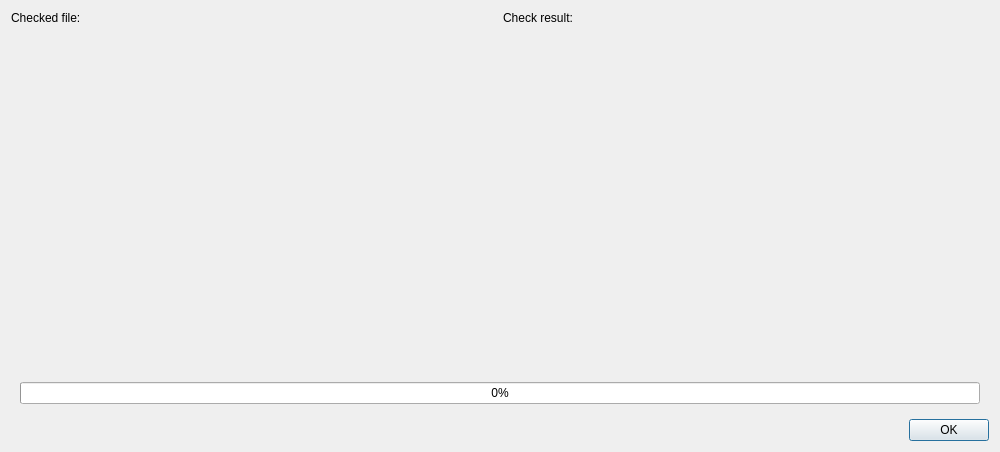
<?xml version="1.0" encoding="UTF-8"?>
<ui version="4.0">
 <class>SignDialog</class>
 <widget class="QDialog" name="SignDialog">
  <property name="windowModality">
   <enum>Qt::ApplicationModal</enum>
  </property>
  <property name="geometry">
   <rect>
    <x>0</x>
    <y>0</y>
    <width>1000</width>
    <height>452</height>
   </rect>
  </property>
  <property name="minimumSize">
   <size>
    <width>320</width>
    <height>240</height>
   </size>
  </property>
  <property name="windowTitle">
   <string>Watermark check</string>
  </property>
  <property name="sizeGripEnabled">
   <bool>false</bool>
  </property>
  <property name="modal">
   <bool>true</bool>
  </property>
  <layout class="QVBoxLayout" name="verticalLayout_2">
   <item>
    <layout class="QHBoxLayout" name="horizontalLayout_2">
     <item>
      <widget class="QLabel" name="label_2">
       <property name="text">
        <string>Checked file:</string>
       </property>
      </widget>
     </item>
     <item>
      <widget class="QLabel" name="label">
       <property name="text">
        <string>Check result:</string>
       </property>
      </widget>
     </item>
    </layout>
   </item>
   <item>
    <layout class="QHBoxLayout" name="horizontalLayout">
     <item>
      <widget class="QWidget" name="videoSpacer" native="true">
       <property name="sizePolicy">
        <sizepolicy hsizetype="MinimumExpanding" vsizetype="MinimumExpanding">
         <horstretch>0</horstretch>
         <verstretch>0</verstretch>
        </sizepolicy>
       </property>
      </widget>
     </item>
     <item>
      <widget class="QnSignInfo" name="signInfoLabel">
       <property name="sizePolicy">
        <sizepolicy hsizetype="MinimumExpanding" vsizetype="MinimumExpanding">
         <horstretch>0</horstretch>
         <verstretch>0</verstretch>
        </sizepolicy>
       </property>
       <property name="text">
        <string/>
       </property>
      </widget>
     </item>
    </layout>
   </item>
   <item>
    <layout class="QVBoxLayout" name="verticalLayout" stretch="0">
     <property name="leftMargin">
      <number>9</number>
     </property>
     <property name="rightMargin">
      <number>9</number>
     </property>
     <property name="bottomMargin">
      <number>9</number>
     </property>
     <item>
      <widget class="QProgressBar" name="progressBar">
       <property name="value">
        <number>0</number>
       </property>
      </widget>
     </item>
    </layout>
   </item>
   <item>
    <widget class="QDialogButtonBox" name="buttonBox">
     <property name="orientation">
      <enum>Qt::Horizontal</enum>
     </property>
     <property name="standardButtons">
      <set>QDialogButtonBox::Ok</set>
     </property>
     <property name="centerButtons">
      <bool>false</bool>
     </property>
    </widget>
   </item>
  </layout>
 </widget>
 <customwidgets>
  <customwidget>
   <class>QnSignInfo</class>
   <extends>QLabel</extends>
   <header>ui/dialogs/sign_info.h</header>
  </customwidget>
 </customwidgets>
 <resources/>
 <connections/>
 <slots>
  <slot>testSettings()</slot>
 </slots>
</ui>
